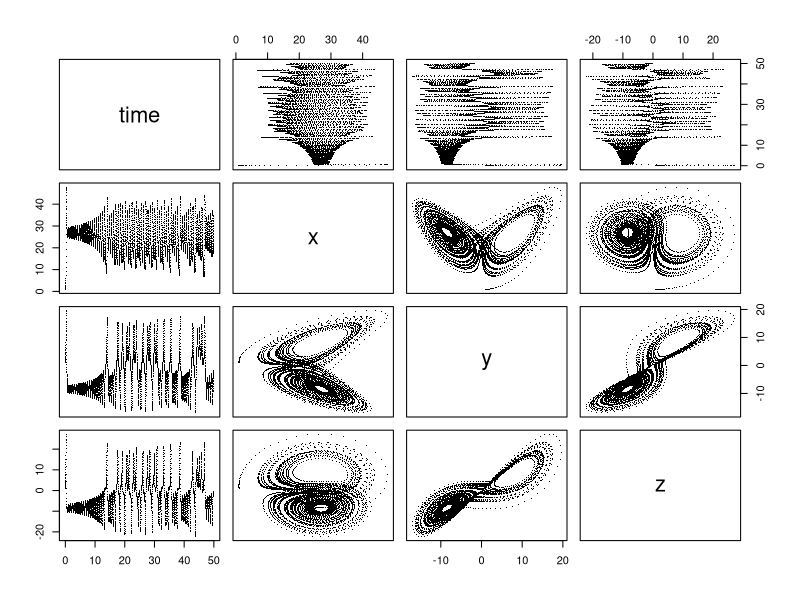

This chart was generated by the following R code:
library(deSolve)


### Name: diagnostics.deSolve
### Title: Print Diagnostic Characteristics of ODE and DAE Solvers
### Aliases: diagnostics.deSolve
### Keywords: utilities

### ** Examples

## The famous Lorenz equations: chaos in the earth's atmosphere
## Lorenz 1963. J. Atmos. Sci. 20, 130-141.

chaos <- function(t, state, parameters) {
  with(as.list(c(state)), {

    dx     <- -8/3 * x + y * z
    dy     <- -10 * (y - z)
    dz     <- -x * y + 28 * y - z

    list(c(dx, dy, dz))
  })
}

state <- c(x = 1, y = 1, z = 1)
times <- seq(0, 50, 0.01)
out   <- vode(state, times, chaos, 0)
pairs(out, pch = ".")
diagnostics(out)
